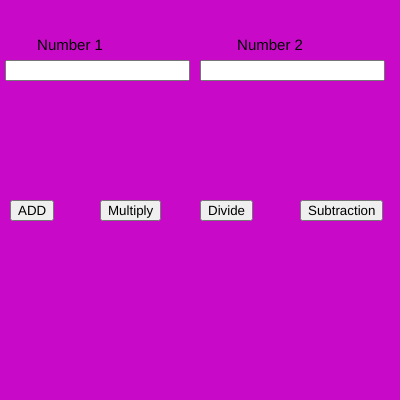
Frame 1 (no input)
Frame 60 (no input): identical to frame 1, image omitted
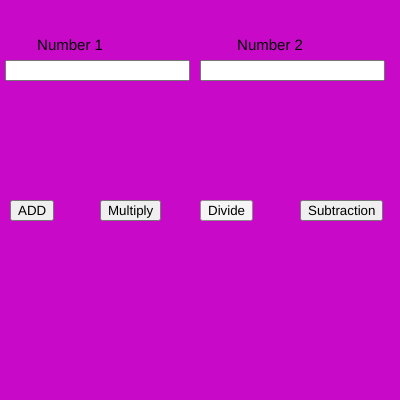
Frame 120 (the mouse pressed at the canvas centre since frame 60)

The p5.js sketch that drew these frames (run headless with seeded random() and noise() and a simulated clock; from frame 60 on, the mouse is pressed at the canvas centre):

// p5.js sketch
// ── sketch.js
var n1,n2;
var b1,b2,b3,b4;

function setup() {
  
  createCanvas(400, 400);
  
  num1 = createInput();
  num1.position(5, 60);
  
  num2 = createInput();
  num2.position(200, 60);
  
  b1 = createButton("ADD");
  b1.position(10, 200);
  b1.mousePressed(add);
  
  b2 = createButton("Multiply");
  b2.position(100, 200);
  b2.mousePressed(mul);
  
  b3 = createButton("Divide");
  b3.position(200, 200);
  b3.mousePressed(div);
  
  b4 = createButton("Subtraction");
  b4.position(300, 200);
  b4.mousePressed(sub);
  
  textAlign(CENTER);
  textSize(15);
}

function draw() {
  background(200,10,200)
  text("Number 1",70,50)
  text("Number 2",270,50)
  

}

function add() { 
  n1 =parseInt(num1.value());
  n2 =parseInt(num2.value());
  var n3 = n1+n2 
  console.log(n3);
}

function mul() { 
  n1 =parseInt(num1.value());
  n2 =parseInt(num2.value());
  var n3 = n1*n2 
  console.log(n3);
}

function div() { 
  n1 =parseInt(num1.value());
  n2 =parseInt(num2.value());
  var n3 = n1/n2 
  console.log(n3);
}

function sub() { 
  n1 =parseInt(num1.value());
  n2 =parseInt(num2.value());
  var n3 = n1-n2 
  console.log(n3);
}
